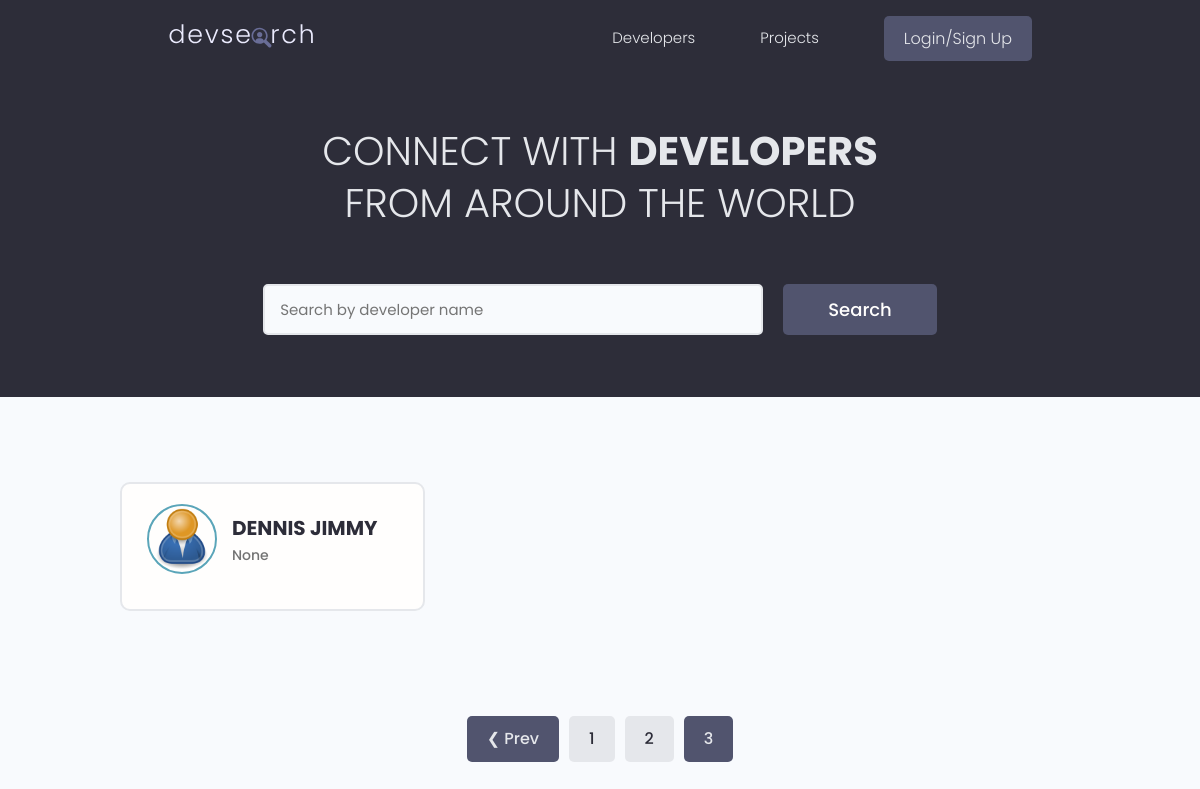
The app's page /users/?page=3, older data.
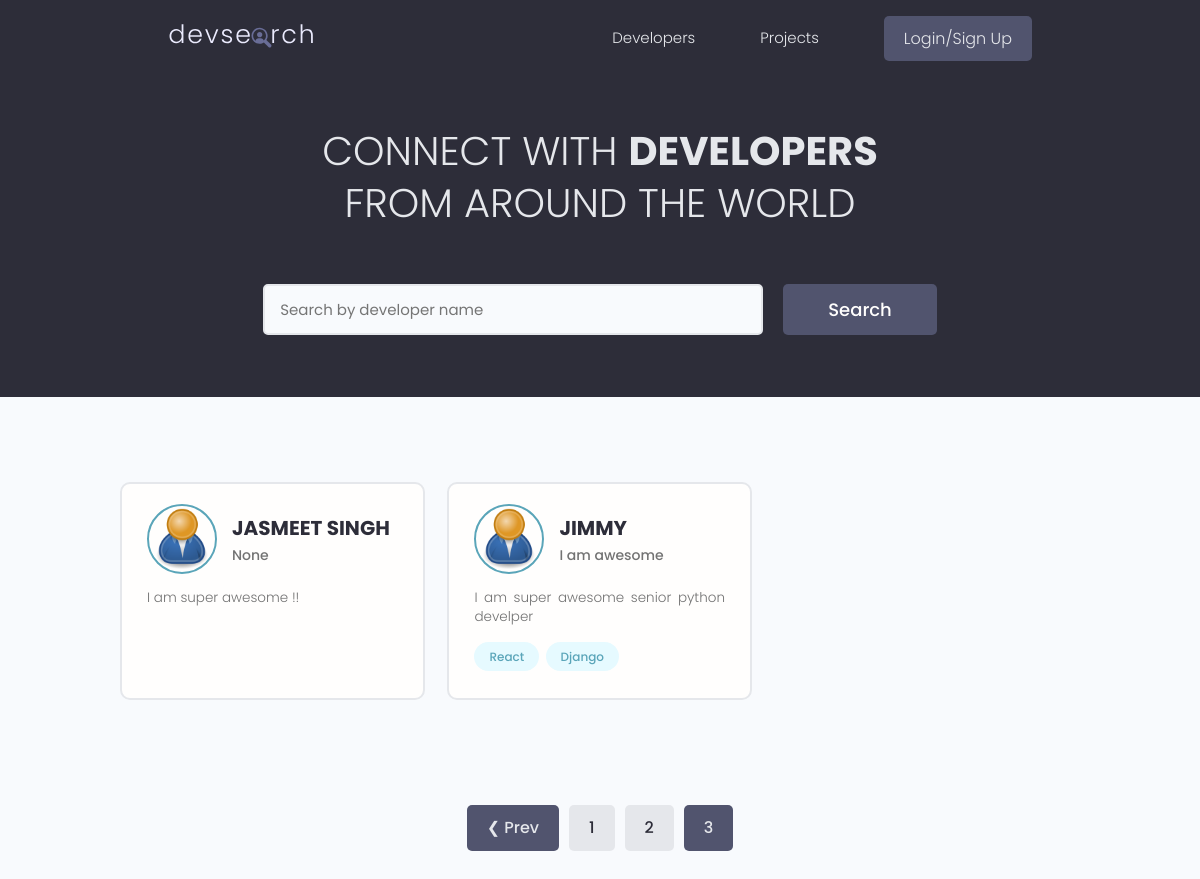
The same page, newer data.
### users/models.py (models this page shows, shortened)
class Profile(models.Model):
    user = models.OneToOneField(User, on_delete=models.CASCADE, null=True, blank=True)
    name = models.CharField(max_length=200, blank=True, null=True)
    username = models.CharField(max_length=200, blank=True, null=True)
    location = models.CharField(max_length=200, blank=True, null=True)
    email = models.EmailField(max_length=500, blank=True, null=True)
    short_intro = models.CharField(max_length=200, blank=True, null=True)
    bio =  models.TextField(blank=True, null=True)
    profile_image = models.ImageField(null=True, blank=True, upload_to ='profies/', default='profiles/user-default.png' )
    social_github = models.CharField(max_length=200, blank=True, null=True)
    social_twitter = models.CharField(max_length=200, blank=True, null=True)
    social_linkedin = models.CharField(max_length=200, blank=True, null=True)
    social_youtube= models.CharField(max_length=200, blank=True, null=True)
    social_website= models.CharField(max_length=200, blank=True, null=True)
    created = models.DateTimeField(auto_now_add=True)
    id = models.UUIDField(default=uuid.uuid4, unique=True, primary_key=True, editable=False)

class Skill(models.Model):
    owner = models.ForeignKey(Profile, on_delete=models.CASCADE, null=True)
    name = models.CharField(max_length=200, blank=True, null=True)
    description = models.TextField(blank=True, null=True)
    created = models.DateTimeField(auto_now_add=True)
    id = models.UUIDField(default=uuid.uuid4, unique=True, primary_key=True, editable=False)
    def __str__(self):
         return str(self.name)

### users/views.py (the view)
# urls.py: path('', views.profiles, name='profiles'),
def profiles(request):
    profiles, search_query = searchProfiles(request)
    results = 2
    custom_range, profiles = paginationProfiles(request, profiles, results)
    context = {'profiles': profiles, 'search_query': search_query, 'custom_range': custom_range}
    return render(request, 'users/profiles.html', context)

### users/utils.py (called while the page is built)
def paginationProfiles(request, profiles, results):
    page = request.GET.get('page')
    paginator = Paginator(profiles, results)
    try:
        profiles = paginator.page(page)
    except PageNotAnInteger:
        page = 1
        profiles = paginator.page(page)
    except EmptyPage:
        page = paginator.num_pages
        profiles = paginator.page(page)
    leftIndex = (int(page) - 2)
    if leftIndex < 1:
        leftIndex = 1
    rightIndex = (int(page) + 2)
    if rightIndex > paginator.num_pages:
        rightIndex = paginator.num_pages + 1
    custom_range = range(leftIndex, rightIndex)
    return custom_range, profiles

def searchProfiles(request):
    search_query = ''
    if request.GET.get('search_query'):
        search_query = request.GET.get('search_query')
    skills = Skill.objects.filter(name__icontains=search_query)
    profiles = Profile.objects.distinct().filter(
        Q(name__icontains=search_query) |
        Q(short_intro__icontains=search_query) |
        Q(skill__in=skills)
    )
    return profiles, search_query

### users/templates/users/profiles.html (shortened to what this page needs)
{% extends 'main.html' %}
{% block content %}
<main class="home">
    <section class="hero-section text-center">
      <div class="container container--narrow">
        <div class="hero-section__box">
          <h2>CONNECT WITH <span>DEVELOPERS</span></h2>
          <h2>FROM AROUND THE WORLD</h2>
        </div>
        <div class="hero-section__search">
          <form class="form" action="{% url 'profiles' %}" method="get">
            <div class="form__field">
              <input class="input input--text" id="formInput#search" type="text" name="search_query"
                placeholder="Search by developer name" value="{{ search_query }}" />
            </div>
            <input class="btn btn--sub btn--lg" type="submit" value="Search" />
          </form>
        </div>
      </div>
    </section>
    <section class="devlist">
      <div class="container">
        <div class="grid grid--three">
        {% for profile in profiles %}
          <div class="column card">
            <div class="dev">
              <a href="{% url 'user-profile' profile.id %}" class="card__body">
                <div class="dev__profile">
                  <img class="avatar avatar--md" src="{{ profile.profile_image.url }} " alt="image" />
                  <div class="dev__meta">
                    <h3>{{ profile.name | upper }}</h3>
                    <h5>{{ profile.short_intro | slice:"60" }}</h5>
                  </div>
                </div>
                <p class="dev__info">{{ profile.bio | slice:"150" }}</p>
                <div class="dev__skills">
                {% for skill in profile.skill_set.all|slice:"5" %}
                  <span class="tag tag--pill tag--main">
                    <small>{{ skill }}</small>
                  </span>
                {% endfor %}
                </div>
              </a>
            </div>
          </div>
        {% endfor %}
        </div>
      </div>
    </section>
    {% include 'pagination.html' with queryset=profiles custom_range=custom_range %}
  </main>
{% endblock content %}

Row changes from the older to the newer data that the page shows:
no longer on this page (row unchanged): Profile: profile_image (placeholder picture), name "DENNIS JIMMY", short_intro "None"
added Profile: profile_image (placeholder picture), name "JASMEET SINGH", short_intro "None", bio "I am super awesome !!"
added Profile: profile_image (placeholder picture), name "JIMMY", short_intro "I am awesome", bio "I am super awesome senior python develper"
added Skill: name "React"
added Skill: name "Django"
